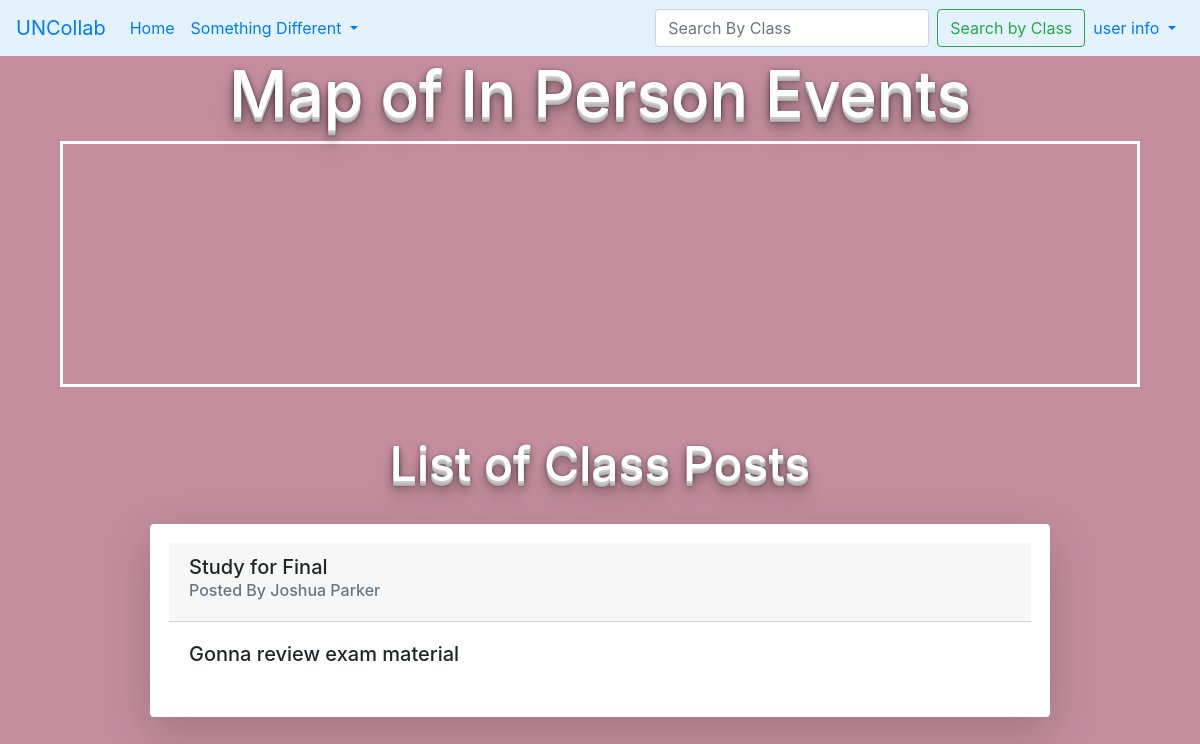
Before: / with the older database file.
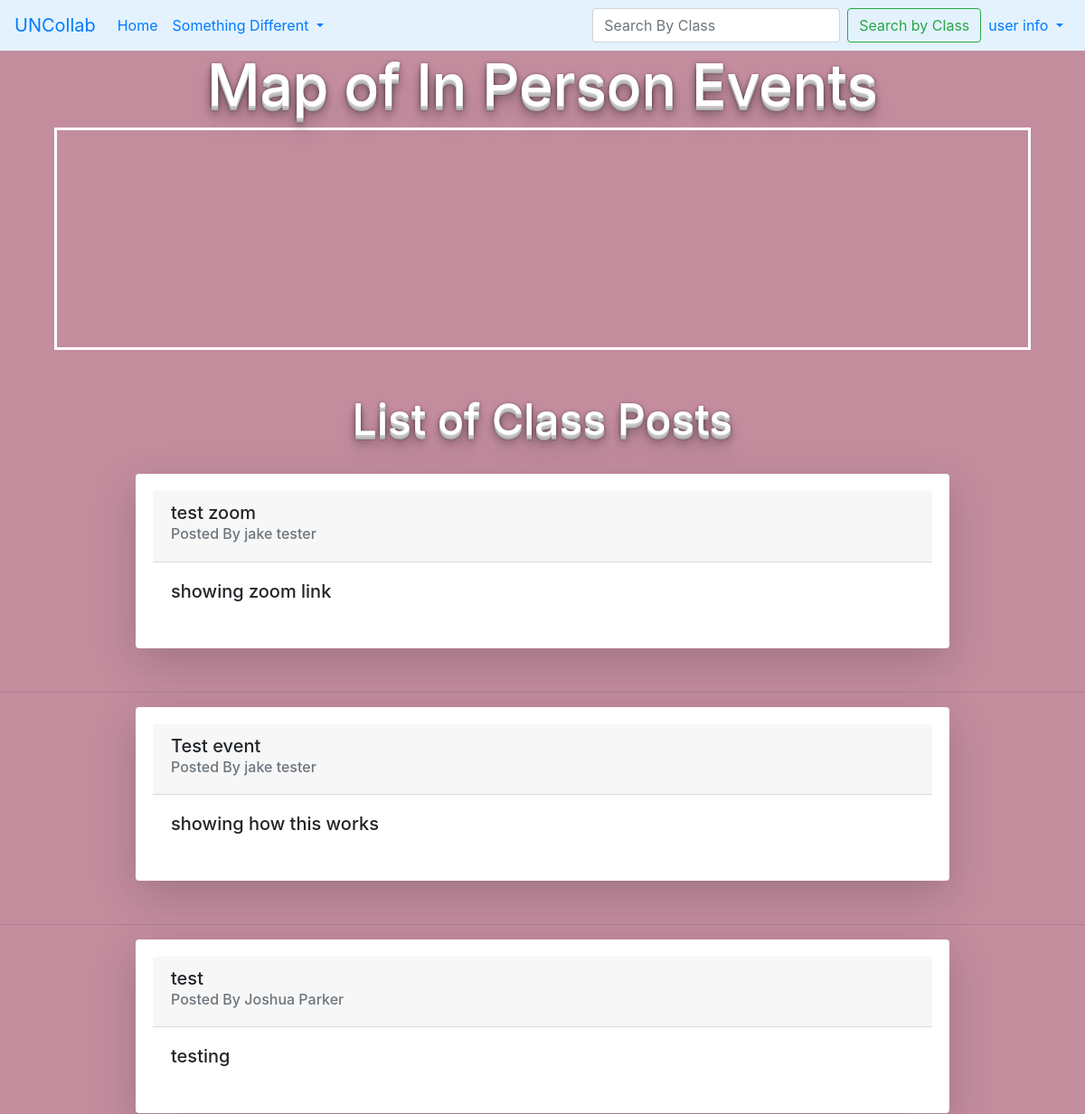
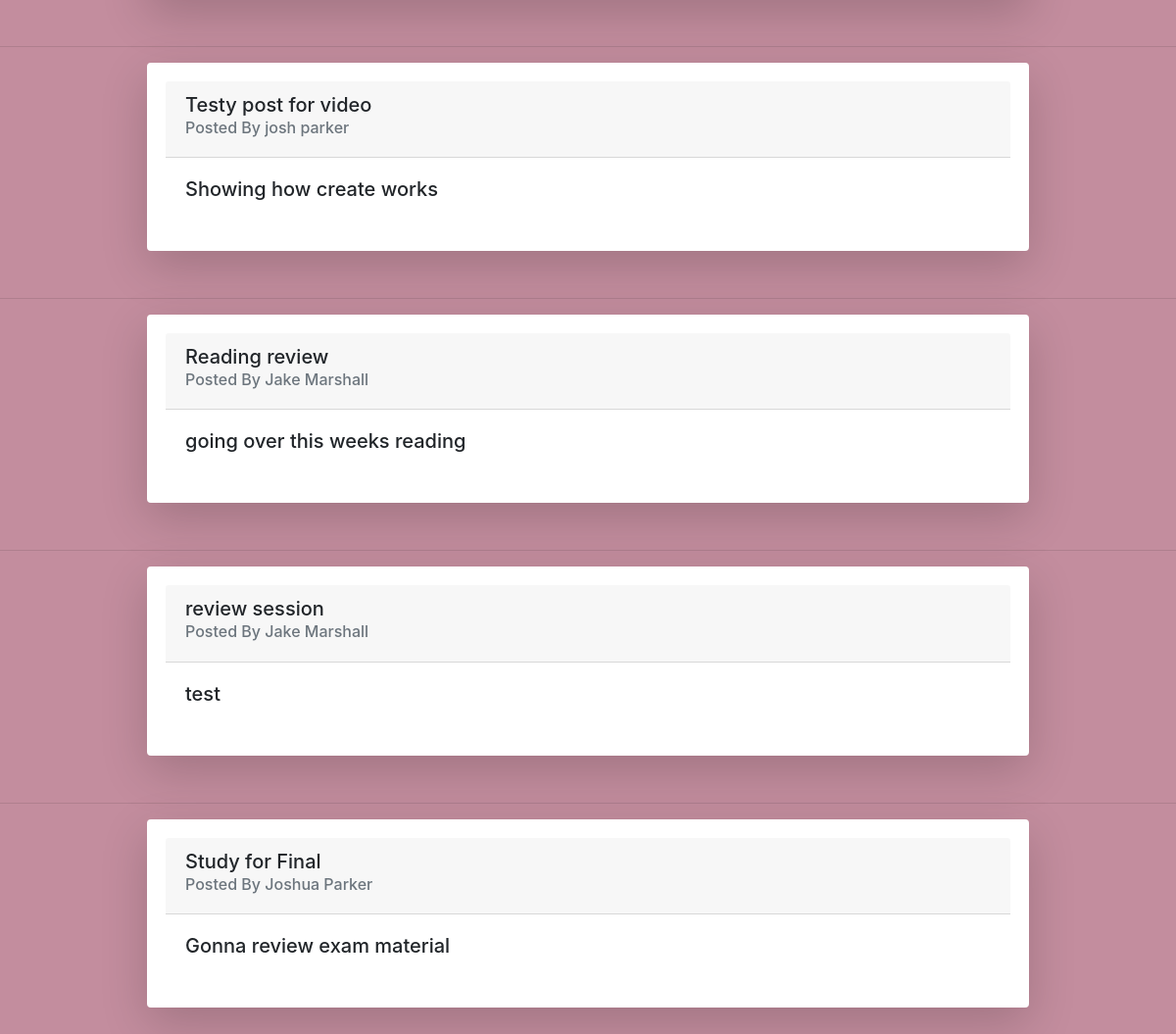
After: the same page with the newer database file (2 pictures, top to bottom).
### tables this page shows
CREATE TABLE posts(
  id INTEGER PRIMARY KEY AUTOINCREMENT,
  author_id INTEGER NOT NULL,
  class_id INTEGER NOT NULL,
  created TIMESTAMP DEFAULT CURRENT_TIMESTAMP,
  title TEXT NOT NULL,
  description TEXT,
  type TEXT NOT NULL,
  reason TEXT NOT NULL,
  location TEXT NOT NULL,
  x_cord FLOAT,
  y_cord FLOAT,
  start_time DATETIME NOT NULL,
  duration INTEGER NOT NULL,
  FOREIGN KEY (author_id) REFERENCES user (id),
  FOREIGN KEY (class_id) REFERENCES classes (id)
);

CREATE TABLE user(
  id INTEGER PRIMARY KEY AUTOINCREMENT,
  email TEXT UNIQUE NOT NULL,
  username TEXT UNIQUE NOT NULL,
  password INTEGER NOT NULL,
  first_name TEXT NOT NULL,
  last_name TEXT NOT NULL,
  date_created TIMESTAMP DEFAULT CURRENT_TIMESTAMP
);

### collab_app/post.py (the view, shortened to what this page needs)
@bp.route('/')
@bp.route('/<clss>')
def index(clss=None):
  db = get_db()
  posts = db.execute(
    'SELECT p.id, title, created, author_id, first_name, last_name, description, start_time, location, type, p.class_id'
        ' FROM posts p JOIN user u ON p.author_id = u.id'
        ' ORDER BY created DESC'
    ).fetchall()
  if g.user:
    classes = db.execute(
      'SELECT class_id FROM class_members WHERE member_id = ?', (g.user['id'],)
    ).fetchall()
  else:
    classes=[]
  return render_template('post/index.html', posts=posts, classes=classes)

### collab_app/auth.py (called while the page is built)
@bp.before_app_request
def load_logged_in_user():
  user_id = session.get('user_id')
  if user_id is None:
    g.user = None
  else:
    g.user = get_db().execute(
      'SELECT * FROM user WHERE id = ?', (user_id,)
    ).fetchone()

### collab_app/db.py (called while the page is built)
def get_db():
  if 'db' not in g:
    g.db = sqlite3.connect(
      current_app.config['DATABASE'],
      detect_types=sqlite3.PARSE_DECLTYPES
    )
    g.db.row_factory = sqlite3.Row
  return  g.db

### collab_app/templates/post/index.html (shortened to what this page needs)
<!DOCTYPE html>
<html lang="fr">
<head>
  <link rel="stylesheet" type="text/css" href="../static/css/style.css">
  <link href='https://api.tiles.mapbox.com/mapbox-gl-js/v2.2.0/mapbox-gl.css' rel='stylesheet' />
  <link rel="stylesheet" href="https://stackpath.bootstrapcdn.com/bootstrap/4.3.1/css/bootstrap.min.css">
</head>
<body>
  {% include 'navbar.html' %}
  <h1 class='title1'>Map of In Person Events</h1>
  <div id='map'></div>
  <br>
  <br>
  <h2 class="title2" style="text-align: center; float: none;">List of Class Posts</h2>
  <br>
  {% for post in posts %}
      <div class="card shadow-lg p-3 mb-5 bg-white rounded">
        <div class="card-header">
         <h5> {{ post['title'] }}</h5>
         <h6 class="card-subtitle mb-2 text-muted">Posted By {{ post['first_name'] }} {{ post['last_name'] }}</h6>
        </div>
        <div class="card-body">
          <h5 class="card-title">{{ post['description']}} </h5>
        </div>
      </div>
    {% if not loop.last %}
      <hr>
    {% endif %}
  {% endfor %}
</body>
</html>

Changed rows visible on the page:
added posts: title "test zoom", first_name "jake", last_name "tester", description "showing zoom link"
added posts: title "Test event", first_name "jake", last_name "tester", description "showing how this works"
added posts: title "test", first_name "Joshua", last_name "Parker", description "testing"
added posts: title "Testy post for video", first_name "josh", last_name "parker", description "Showing how create works"
added posts: title "Reading review", first_name "Jake", last_name "Marshall", description "going over this weeks reading"
added posts: title "review session", first_name "Jake", last_name "Marshall", description "test"
